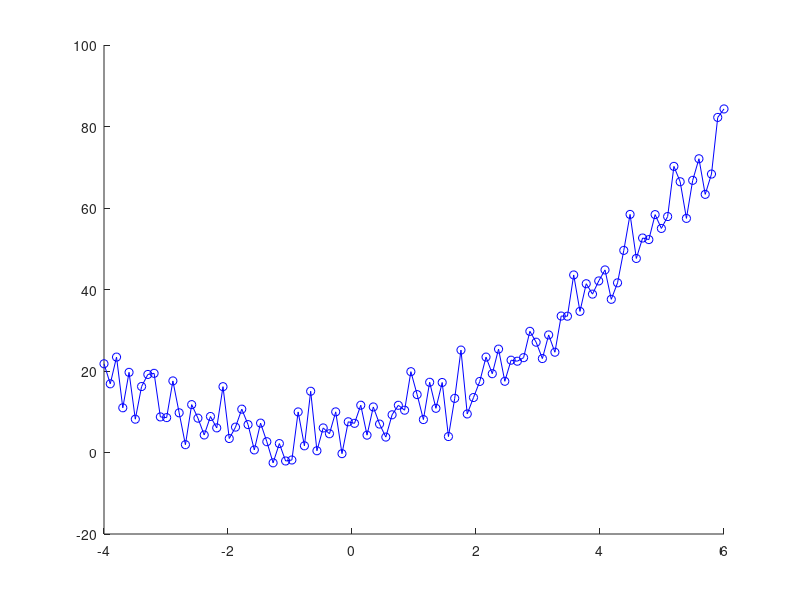

MATLAB code to generate this figure:
function noiseyQuadraticCurve() 
    A = 1.6;
    B = 2.5;
    C = 6;
    x = linspace(-4,6,100)
    
    y = A .* (x.^2) + B .* x + C + (5 .* randn(1,100));
    
    figure;
    hold on
    plot(x,y,'bo-');
end